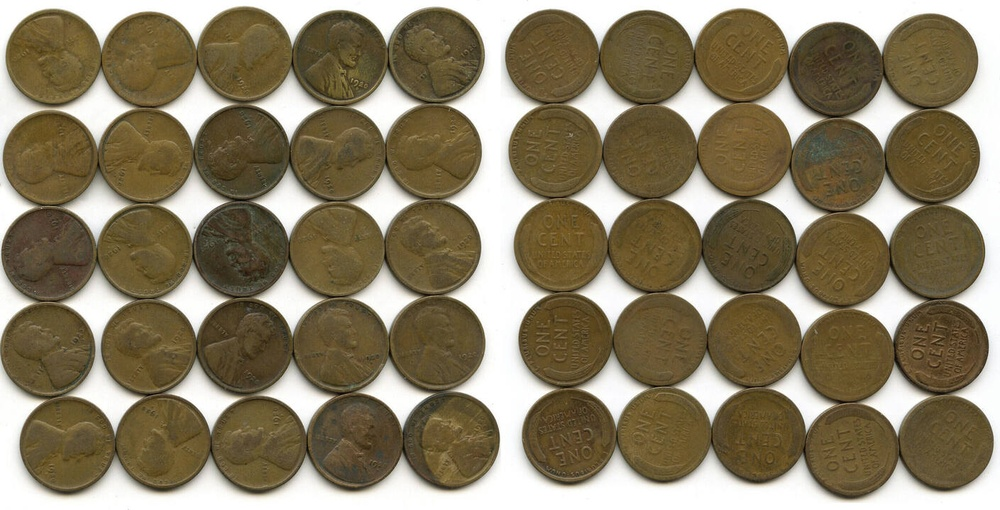
#> input picture task_11/cents.jpg, 1000 x 510 px, shrunk from 1409 x 718 before the run
$ jupyter execute task_11.ipynb
#> lines starting #> are read from the running program, lines starting #| are printed output that depends on the picture; after the words box and inside, x2 and y2 are one past the last pixel; in counts of white or black regions, pixels touching at a corner belong together
[cell 1]
def imshow(img, title, color=False, fsize=(10,8)):

    plt.figure(figsize=fsize)
    plt.title(title)
    if color:
        plt.imshow(cv.cvtColor(img, cv.COLOR_BGR2RGB))
    else:
        plt.imshow(img)
    plt.xticks([]), plt.yticks([])
    plt.show()

[cell 2]
import numpy as np
import cv2 as cv
from matplotlib import pyplot as plt


img = cv.imread('cents.jpg')
#> img is the input picture: shape (510, 1000, 3); mean B, G, R 102, 126.7, 138
assert img is not None, "file could not be read"
imshow(img, 'Orig', True)

[cell 3]
gray = cv.cvtColor(img,cv.COLOR_BGR2GRAY)
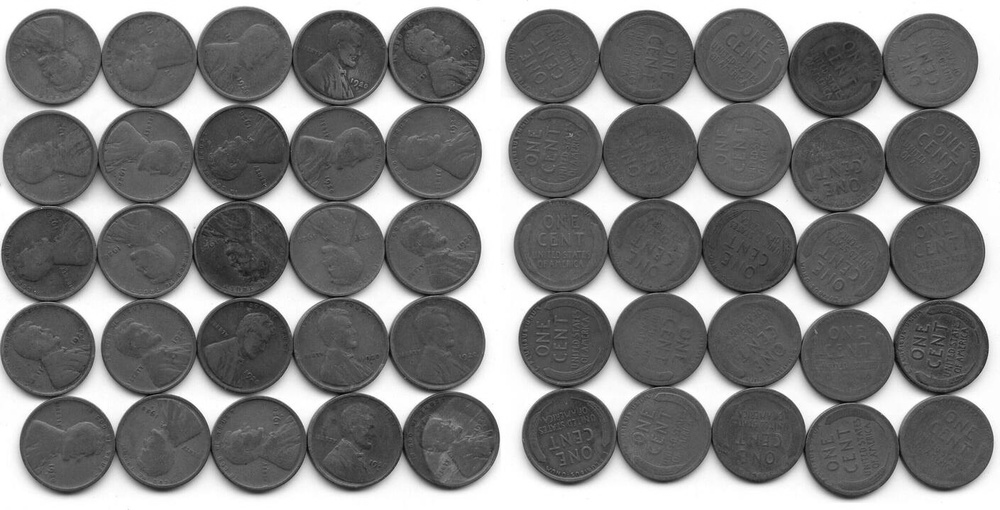
#> gray: shape (510, 1000); min 3, max 255, mean 127.3
ret, thresh = cv.threshold(gray,
                             0, 255,
                             cv.THRESH_BINARY_INV + cv.THRESH_OTSU)
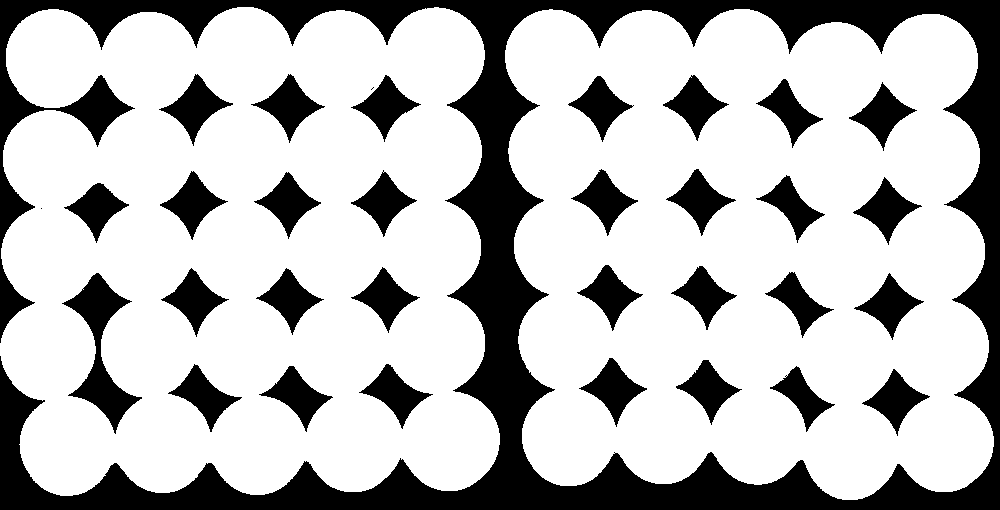
#> thresh: shape (510, 1000); 72.4% white; 33 black regions (2 under 20 px), largest, box (x1, y1, x2, y2) and area: (0, 0, 1000, 510) 88631, (62, 273, 142, 434) 3923, (159, 74, 233, 146) 1837
#> ret = 162
imshow(thresh, 'threshold')

[cell 4]
# noise removal
kernel = np.ones((3,3),np.uint8)
opening = cv.morphologyEx(thresh,cv.MORPH_OPEN,kernel, iterations = 2)
#> opening: shape (510, 1000); 72.4% white; 32 black regions (1 under 20 px), largest, box (x1, y1, x2, y2) and area: (0, 0, 1000, 510) 88645, (62, 273, 142, 434) 3924, (159, 74, 233, 146) 1838

# sure background area
sure_bg = cv.dilate(opening,kernel,iterations=3)
#> sure_bg: shape (510, 1000); 80.4% white; 35 black regions, largest, box (x1, y1, x2, y2) and area: (0, 0, 1000, 510) 67673, (68, 81, 125, 137) 1192, (71, 278, 122, 337) 1160

# Finding sure foreground area
dist_transform = cv.distanceTransform(opening,cv.DIST_L2,5)
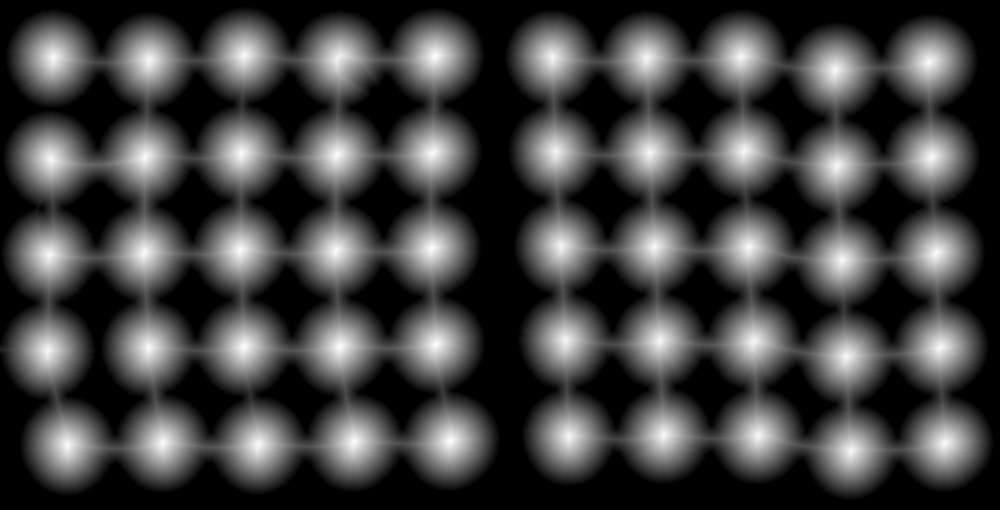
#> dist_transform: shape (510, 1000) float32; min 0, max 48.14, mean 12.3; drawn with min black and max white
ret, sure_fg = cv.threshold(dist_transform,0.7*dist_transform.max(),255,0)
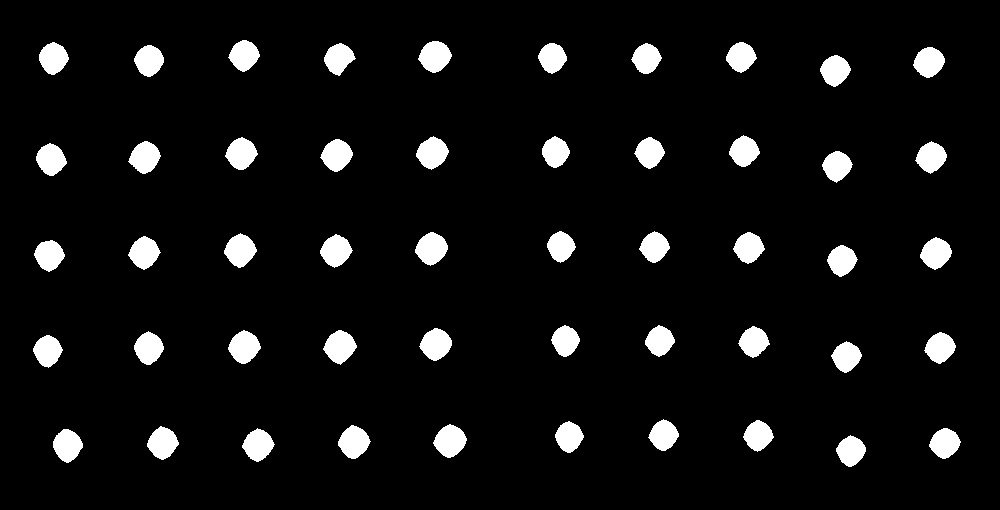
#> sure_fg: shape (510, 1000) float32; 6.8% white; 50 white regions, largest, box (x1, y1, x2, y2) and area: (433, 424, 467, 458) 775, (323, 330, 357, 365) 767, (415, 232, 448, 266) 766
#> ret = 33.7

# Finding unknown region
sure_fg = np.uint8(sure_fg)
unknown = cv.subtract(sure_bg,sure_fg)

[cell 5]
imshow(dist_transform, 'Distance Transform')

[cell 6]
# Marker labelling
ret, markers = cv.connectedComponents(sure_fg)
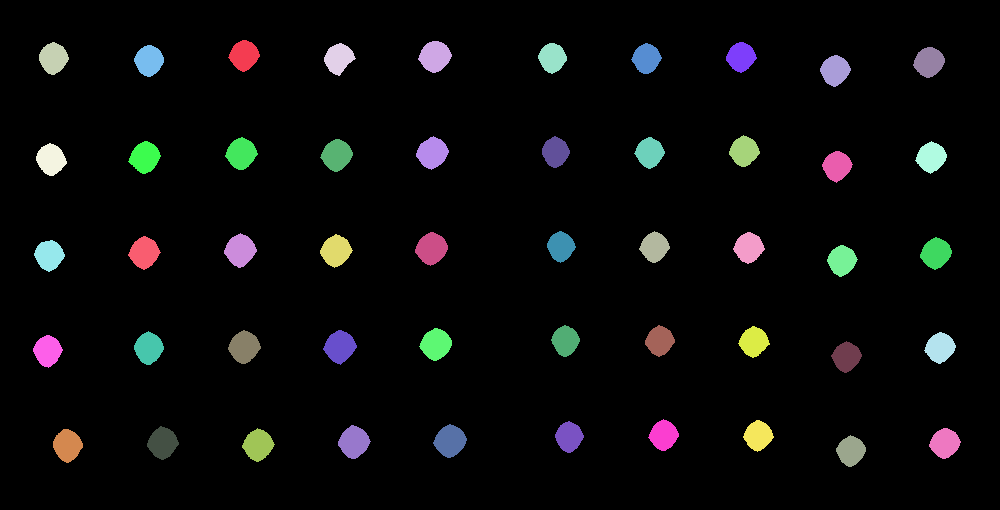
#> markers: shape (510, 1000) int32; 51 distinct labels, from 0 to 50; one colour per label, 0 black
#> ret = 51

# Add one to all labels so that sure background is not 0, but 1
markers = markers+1
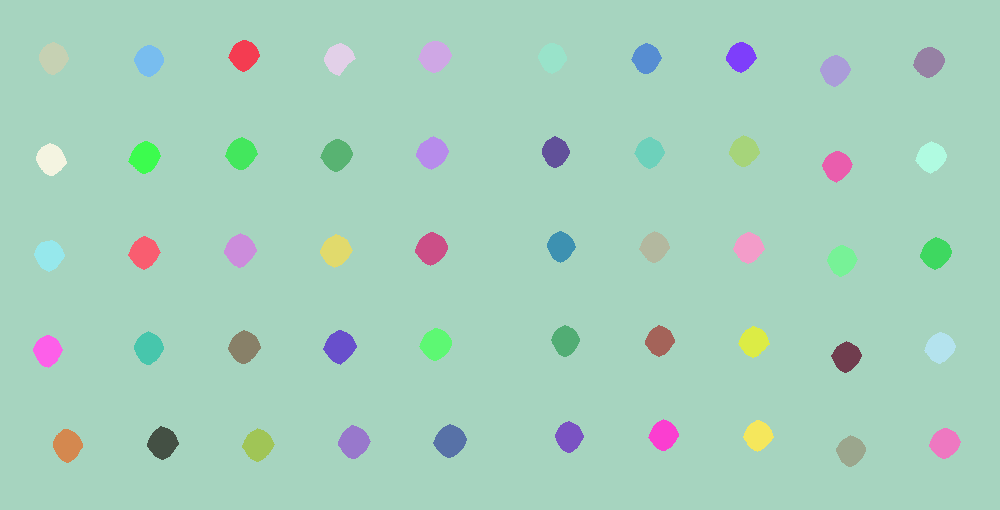
#> markers: shape (510, 1000) int32; 51 distinct labels, from 1 to 51; one colour per label, 0 black

# Now, mark the region of unknown with zero
markers[unknown==255] = 0
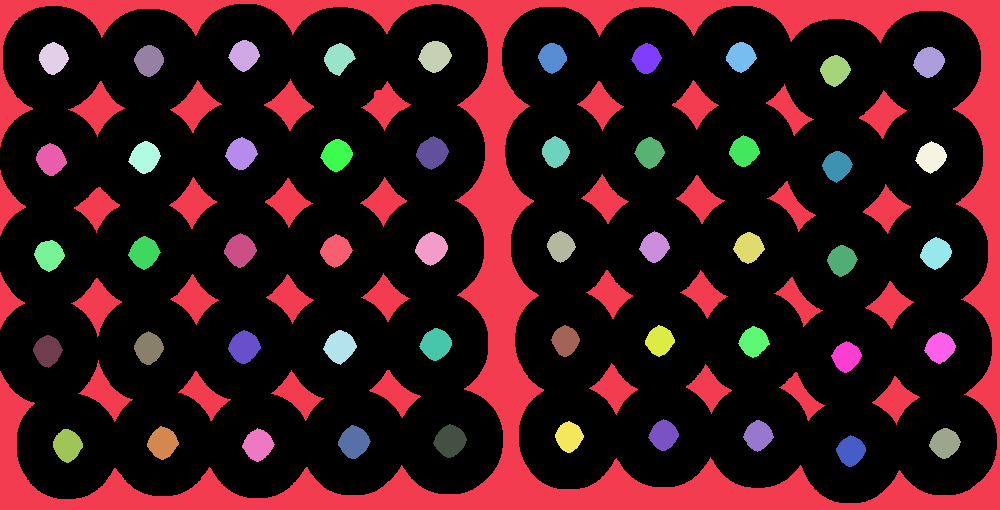
#> markers: shape (510, 1000) int32; 52 distinct labels, from 0 to 51; one colour per label, 0 black

markers = cv.watershed(img,markers)
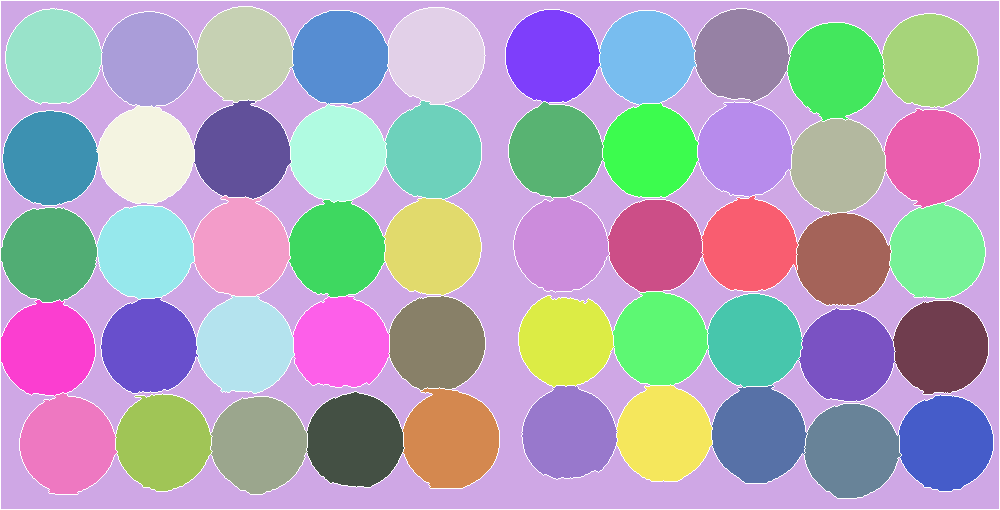
#> markers: shape (510, 1000) int32; 52 distinct labels, from -1 to 51; one colour per label, 0 black, -1 white
img[markers == -1] = [255,0,0]
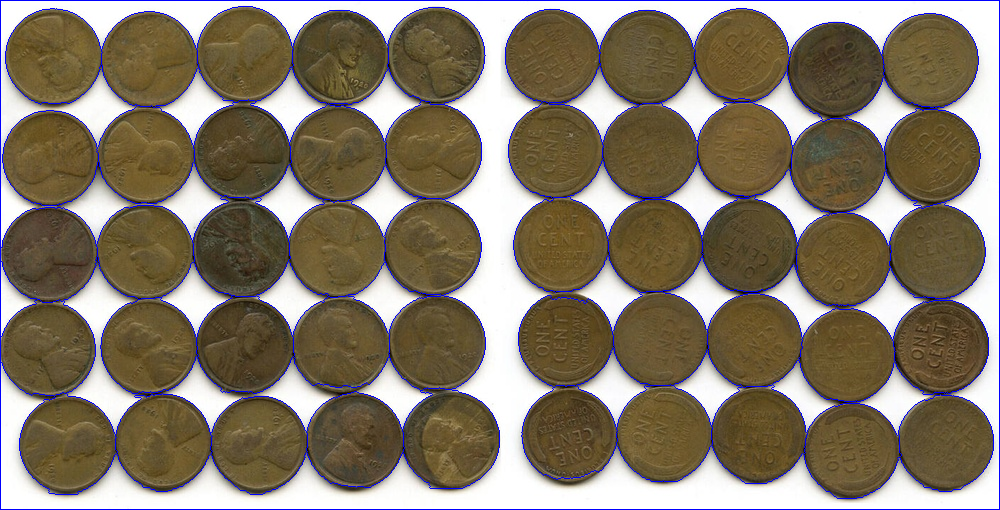
#> img: shape (510, 1000, 3); 3.01% of pixels changed, all inside (x1, y1, x2, y2) = (0, 0, 1000, 510)

[cell 7]
imshow(markers, 'Watershed')
